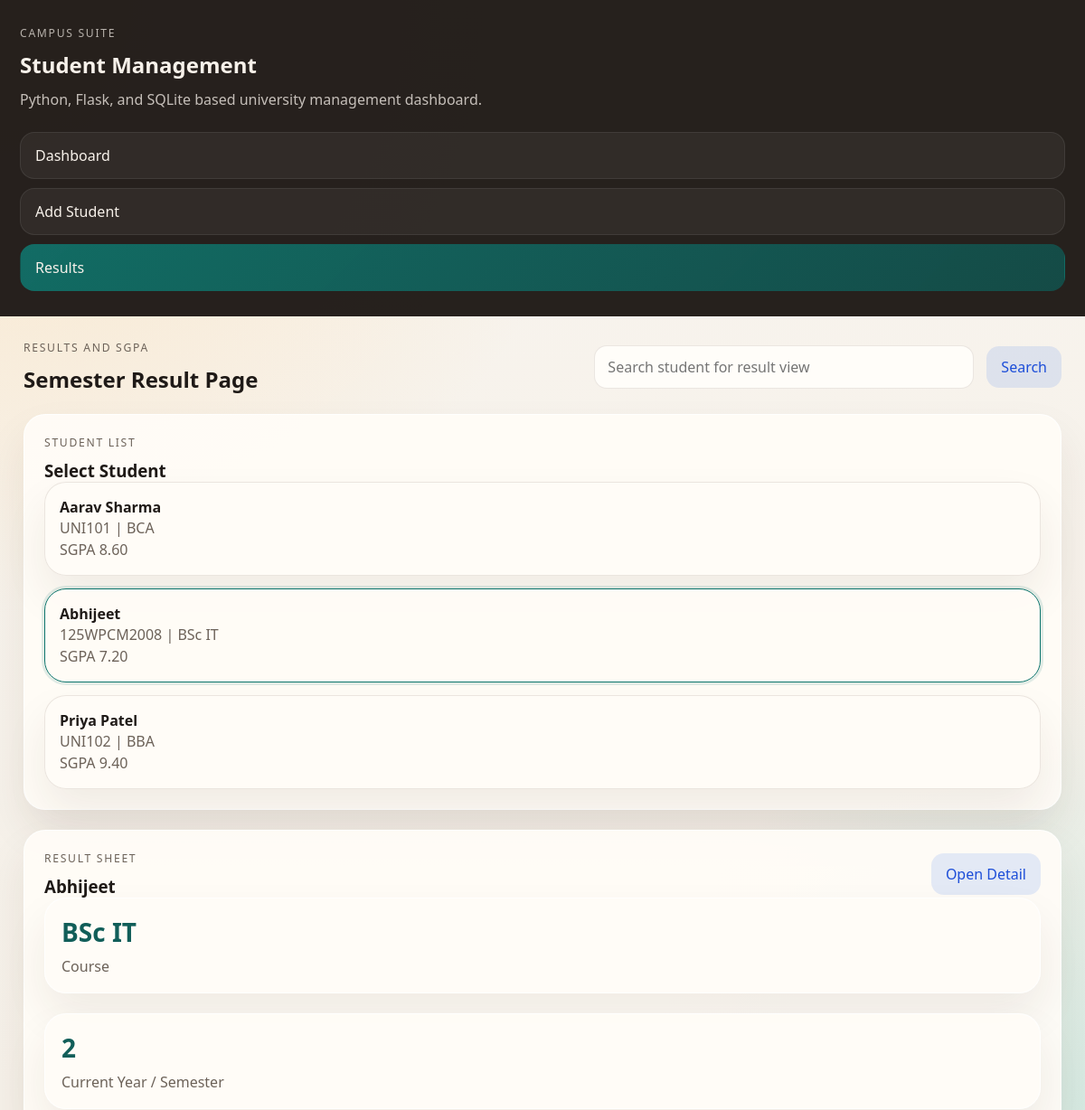
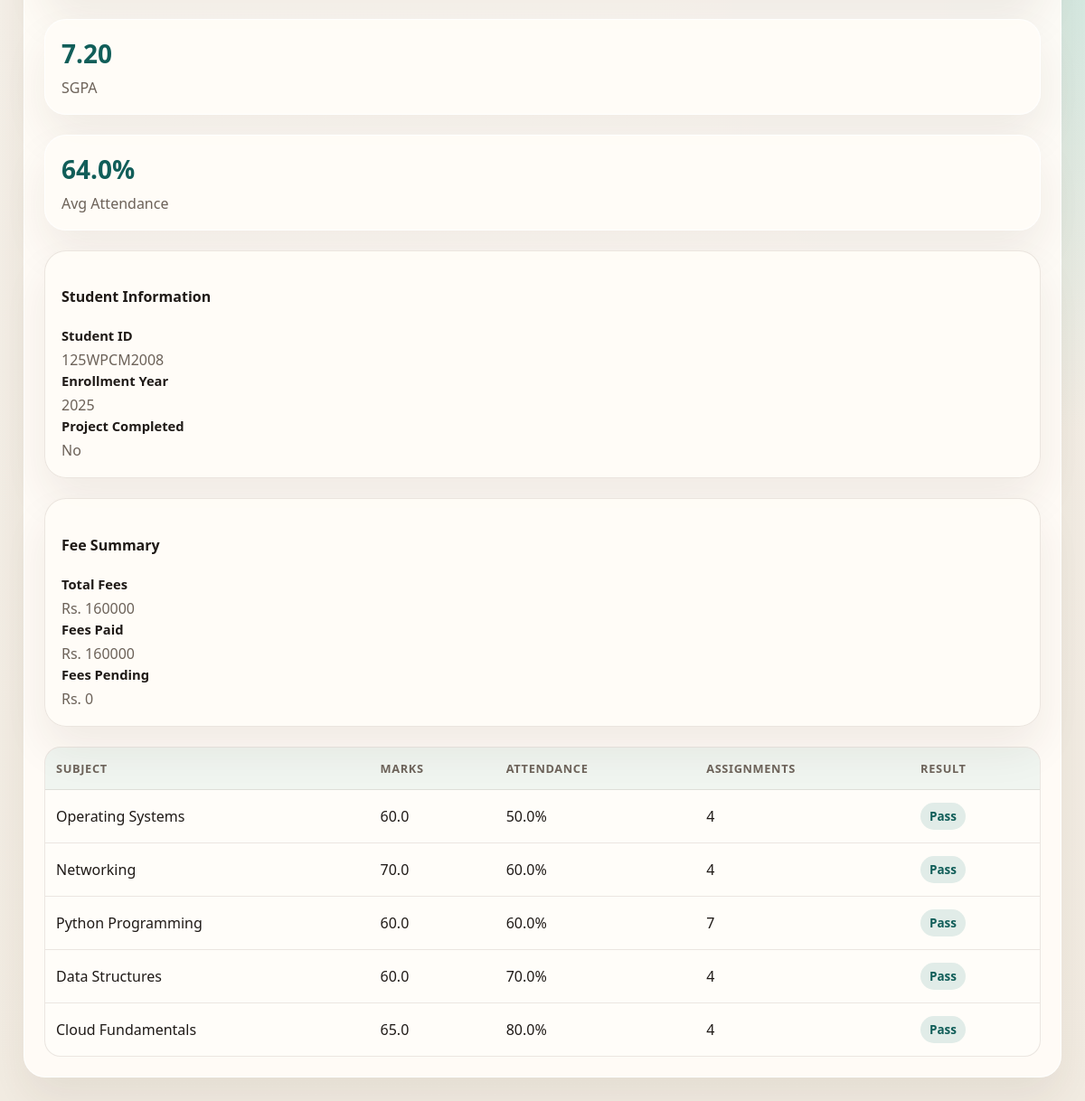
/results?student_id=3&q=, run on the app's committed database (2 pictures, top to bottom).
### tables this page shows
CREATE TABLE students (
            id INTEGER PRIMARY KEY AUTOINCREMENT,
            student_id TEXT NOT NULL UNIQUE,
            full_name TEXT NOT NULL,
            enrollment_year INTEGER NOT NULL,
            current_year TEXT NOT NULL,
            course TEXT NOT NULL,
            status TEXT NOT NULL,
            student_email TEXT NOT NULL,
            student_phone TEXT NOT NULL,
            student_address TEXT NOT NULL,
            parent_name TEXT NOT NULL,
            parent_phone TEXT NOT NULL,
            previous_college_name TEXT NOT NULL,
            previous_course TEXT NOT NULL,
            previous_marks REAL NOT NULL,
            total_fees REAL NOT NULL,
            fees_paid REAL NOT NULL,
            project_completed TEXT NOT NULL
        );

CREATE TABLE student_subjects (
            id INTEGER PRIMARY KEY AUTOINCREMENT,
            student_id INTEGER NOT NULL,
            subject_name TEXT NOT NULL,
            attendance REAL NOT NULL,
            assignments_count INTEGER NOT NULL,
            marks REAL NOT NULL,
            FOREIGN KEY (student_id) REFERENCES students (id) ON DELETE CASCADE
        );

### app.py (the view)
@app.route("/results")
def results_overview() -> str:
    query = request.args.get("q", "").strip()
    students = get_all_students(query)
    selected_id = request.args.get("student_id", type=int)
    selected_student = None
    if selected_id is not None:
        selected_student = next((student for student in students if student["id"] == selected_id), None)
    if selected_student is None and students:
        selected_student = students[0]
    return render_template("results.html", students=students, selected_student=selected_student, query=query)

### app.py (called while the page is built, shortened)
def get_db() -> sqlite3.Connection:
    if "db" not in g:
        DATABASE_PATH.parent.mkdir(parents=True, exist_ok=True)
        g.db = sqlite3.connect(app.config["DATABASE"])
        g.db.row_factory = sqlite3.Row
    return g.db

@app.before_request
def ensure_db_ready() -> None:
    if not app.config["DB_READY"]:
        init_db()

def calculate_grade_point(marks: float) -> int:
    if marks >= 90:
        return 10
    if marks >= 80:
        return 9
    if marks >= 70:
        return 8
    if marks >= 60:
        return 7
    if marks >= 50:
        return 6
    if marks >= 40:
        return 5
    return 0

def calculate_sgpa(subjects: list[dict[str, Any]]) -> float:
    if not subjects:
        return 0.0
    total = sum(calculate_grade_point(float(subject["marks"])) for subject in subjects)
    return round(total / len(subjects), 2)

def average_attendance(subjects: list[dict[str, Any]]) -> float:
    if not subjects:
        return 0.0
    total = sum(float(subject["attendance"]) for subject in subjects)
    return round(total / len(subjects), 1)

def get_subjects_for_student(student_row_id: int) -> list[dict[str, Any]]:
    db = get_db()
    rows = db.execute(
        """
        SELECT subject_name, attendance, assignments_count, marks
        FROM student_subjects
        WHERE student_id = ?
        ORDER BY id
        """,
        (student_row_id,),
    ).fetchall()
    return [dict(row) for row in rows]

def build_student_payload(row: sqlite3.Row) -> dict[str, Any]:
    student = dict(row)
    subjects = get_subjects_for_student(student["id"])
    student["subjects"] = subjects
    student["fees_pending"] = round(float(student["total_fees"]) - float(student["fees_paid"]), 2)
    student["sgpa"] = calculate_sgpa(subjects)
    student["average_attendance"] = average_attendance(subjects)
    student["total_assignments"] = sum(int(subject["assignments_count"]) for subject in subjects)
    return student

def get_all_students(query: str = "") -> list[dict[str, Any]]:
    db = get_db()
    base_sql = "SELECT * FROM students"
    params: tuple[Any, ...] = ()
    rows = db.execute(f"{base_sql} ORDER BY full_name ASC", params).fetchall()
    return [build_student_payload(row) for row in rows]

@app.context_processor
def inject_globals() -> dict[str, Any]:
    return {"course_subjects_json": json.dumps(COURSE_SUBJECTS), "course_subjects": COURSE_SUBJECTS}

### templates/results.html (shortened to what this page needs)
{% extends "base.html" %}
{% block content %}
  <section class="topbar">
    <div>
      <p class="eyebrow">Results and SGPA</p>
      <h2>Semester Result Page</h2>
    </div>
    <form method="get" class="search-form">
      <input type="search" name="q" value="{{ query }}" placeholder="Search student for result view">
      <button type="submit" class="secondary-button">Search</button>
    </form>
  </section>
  <section class="results-layout">
    <article class="card">
      <div class="card-head">
        <div>
          <p class="eyebrow">Student List</p>
          <h3>Select Student</h3>
        </div>
      </div>
      {% if students %}
        <div class="student-card-list">
          {% for student in students %}
            <a href="{{ url_for('results_overview', student_id=student.id, q=query) }}" class="student-card {% if selected_student and selected_student.id == student.id %}active{% endif %}">
              <h4>{{ student.full_name }}</h4>
              <p>{{ student.student_id }} | {{ student.course }}</p>
              <p>SGPA {{ "%.2f"|format(student.sgpa) }}</p>
            </a>
          {% endfor %}
        </div>
      {% else %}
        <p class="empty-state">No results available for the current search.</p>
      {% endif %}
    </article>
    <article class="card">
      {% if selected_student %}
        <div class="card-head">
          <div>
            <p class="eyebrow">Result Sheet</p>
            <h3>{{ selected_student.full_name }}</h3>
          </div>
          <a href="{{ url_for('student_detail', student_id=selected_student.id) }}" class="secondary-button link-button">Open Detail</a>
        </div>
        <section class="stats-grid compact">
          <article class="stat-card"><span>{{ selected_student.course }}</span><p>Course</p></article>
          <article class="stat-card"><span>{{ selected_student.current_year }}</span><p>Current Year / Semester</p></article>
          <article class="stat-card"><span>{{ "%.2f"|format(selected_student.sgpa) }}</span><p>SGPA</p></article>
          <article class="stat-card"><span>{{ "%.1f"|format(selected_student.average_attendance) }}%</span><p>Avg Attendance</p></article>
        </section>
        <div class="detail-grid compact-grid">
          <section class="detail-card">
            <h4>Student Information</h4>
            <p><strong>Student ID</strong>{{ selected_student.student_id }}</p>
            <p><strong>Enrollment Year</strong>{{ selected_student.enrollment_year }}</p>
            <p><strong>Project Completed</strong>{{ selected_student.project_completed }}</p>
          </section>
          <section class="detail-card">
            <h4>Fee Summary</h4>
            <p><strong>Total Fees</strong>Rs. {{ "%.0f"|format(selected_student.total_fees) }}</p>
            <p><strong>Fees Paid</strong>Rs. {{ "%.0f"|format(selected_student.fees_paid) }}</p>
            <p><strong>Fees Pending</strong>Rs. {{ "%.0f"|format(selected_student.fees_pending) }}</p>
          </section>
        </div>
        <div class="table-wrap">
          <table>
            <thead>
              <tr>
                <th>Subject</th>
                <th>Marks</th>
                <th>Attendance</th>
                <th>Assignments</th>
                <th>Result</th>
              </tr>
            </thead>
            <tbody>
              {% for subject in selected_student.subjects %}
                <tr>
                  <td>{{ subject.subject_name }}</td>
                  <td>{{ "%.1f"|format(subject.marks) }}</td>
                  <td>{{ "%.1f"|format(subject.attendance) }}%</td>
                  <td>{{ subject.assignments_count }}</td>
                  <td>
                    <span class="pill {% if subject.marks >= 40 %}ok{% else %}pending{% endif %}">
                      {{ "Pass" if subject.marks >= 40 else "Needs Work" }}
                    </span>
                  </td>
                </tr>
              {% endfor %}
            </tbody>
          </table>
        </div>
      {% endif %}
    </article>
  </section>
{% endblock %}

### static/style.css (style rules this page uses)
:root { --bg: #f4efe7; --surface: rgba(255, 252, 247, 0.94); --surface-strong: #fffdf9; --ink: #1f1a17; --muted: #6c6259; --line: rgba(91, 70, 51, 0.12); --teal: #0f766e; --teal-dark: #115e59; --teal-soft: rgba(15, 118, 110, 0.12); --blue-soft: rgba(37, 99, 235, 0.12); --blue-text: #1d4ed8; --orange-soft: rgba(217, 119, 6, 0.14); --orange-text: #9a3412; --danger: #b42318; --danger-soft: rgba(180, 35, 24, 0.12); --shadow: 0 24px 48px rgba(66, 44, 20, 0.08); }
* { box-sizing: border-box; }
body { margin: 0; min-height: 100vh; color: var(--ink); font-family: "Segoe UI", Tahoma, Geneva, Verdana, sans-serif; background: radial-gradient(circle at top left, rgba(255, 208, 140, 0.4), transparent 25%), radial-gradient(circle at right, rgba(153, 221, 213, 0.34), transparent 28%), linear-gradient(180deg, #f8f4ee 0%, #f2ece2 100%); }
a { color: inherit; text-decoration: none; }
button, input, select, textarea { font: inherit; }
.sidebar h1, .topbar h2, .hero-card h3, .card h3, .detail-card h3, .form-section h3, .subject-card h4 { margin: 0; }
.eyebrow { margin: 0 0 10px; text-transform: uppercase; letter-spacing: 0.14em; font-size: 0.76rem; color: var(--muted); }
.topbar, .card-head, .section-head, .action-row, .search-form, .form-actions { display: flex; justify-content: space-between; gap: 14px; align-items: center; }
.topbar { margin-bottom: 22px; }
.search-form input, input, select, textarea { border: 1px solid var(--line); background: var(--surface-strong); color: var(--ink); border-radius: 14px; padding: 12px 14px; }
.search-form input { min-width: min(420px, 58vw); }
.hero-grid, .stats-grid, .dashboard-grid, .detail-grid, .results-layout, .subject-grid { display: grid; gap: 22px; }
.stats-grid { grid-template-columns: repeat(4, minmax(0, 1fr)); margin-bottom: 22px; }
.results-layout { grid-template-columns: 320px 1fr; }
.detail-grid { grid-template-columns: repeat(2, minmax(0, 1fr)); }
.compact-grid { margin: 22px 0; }
.hero-card, .card, .detail-card, .stat-card, .subject-card, .student-card, .form-shell { background: var(--surface); border: 1px solid rgba(255, 255, 255, 0.82); border-radius: 24px; box-shadow: var(--shadow); }
.hero-card, .card, .form-shell { padding: 22px; }
.stat-card { padding: 18px; }
.stat-card span { display: block; font-size: 1.75rem; font-weight: 700; color: var(--teal-dark); }
.stat-card p { margin: 8px 0 0; color: var(--muted); }
.student-card-list, .subject-list { display: grid; gap: 14px; }
.student-card { padding: 16px; border: 1px solid var(--line); }
.student-card.active { border-color: var(--teal); box-shadow: 0 0 0 3px var(--teal-soft); }
.student-card h4, .student-card p, .detail-card p, .subject-card p { margin: 0; }
.student-card p, .detail-card p, .subject-card p { color: var(--muted); line-height: 1.5; }
.detail-card { padding: 18px; border: 1px solid var(--line); }
.detail-card strong { display: block; color: var(--ink); font-size: 0.92rem; margin-bottom: 4px; }
.table-wrap { overflow-x: auto; border: 1px solid var(--line); border-radius: 18px; background: var(--surface-strong); }
table { width: 100%; border-collapse: collapse; }
th, td { padding: 14px 12px; text-align: left; border-bottom: 1px solid var(--line); }
thead th { text-transform: uppercase; letter-spacing: 0.05em; font-size: 0.8rem; color: var(--muted); background: rgba(15, 118, 110, 0.06); }
tbody tr:last-child td { border-bottom: 0; }
.pill { display: inline-flex; align-items: center; padding: 6px 10px; border-radius: 999px; font-size: 0.84rem; font-weight: 700; }
.pill.ok { background: var(--teal-soft); color: var(--teal-dark); }
.primary-button, .secondary-button, .danger-button, .link-button { display: inline-flex; align-items: center; justify-content: center; border: 0; border-radius: 14px; padding: 12px 16px; cursor: pointer; }
.secondary-button, .link-button { background: var(--blue-soft); color: var(--blue-text); }
@media (max-width: 1200px) { .app-shell, .hero-grid, .stats-grid, .dashboard-grid, .results-layout, .detail-grid { grid-template-columns: 1fr; } }

### data on the page
students: full_name "Aarav Sharma", student_id "UNI101", course "BCA", sgpa "8.60"
students: full_name "Abhijeet", student_id "125WPCM2008", course "BSc IT", sgpa "7.20", current_year "2", enrollment_year "2025", project_completed "No", total_fees "160000", fees_paid "160000"
students: full_name "Priya Patel", student_id "UNI102", course "BBA", sgpa "9.40"
student_subjects: subject_name "Operating Systems", marks "60.0", attendance "50.0", assignments_count "4", marks "Pass"
student_subjects: subject_name "Networking", marks "70.0", attendance "60.0", assignments_count "4", marks "Pass"
student_subjects: subject_name "Python Programming", marks "60.0", attendance "60.0", assignments_count "7", marks "Pass"
student_subjects: subject_name "Data Structures", marks "60.0", attendance "70.0", assignments_count "4", marks "Pass"
student_subjects: subject_name "Cloud Fundamentals", marks "65.0", attendance "80.0", assignments_count "4", marks "Pass"

### other printed values
{{ "%.2f"|format(selected_student.sgpa) }} "7.20"
{{ "%.1f"|format(selected_student.average_attendance) }} "64.0"
{{ "%.0f"|format(selected_student.fees_pending) }} "0"
